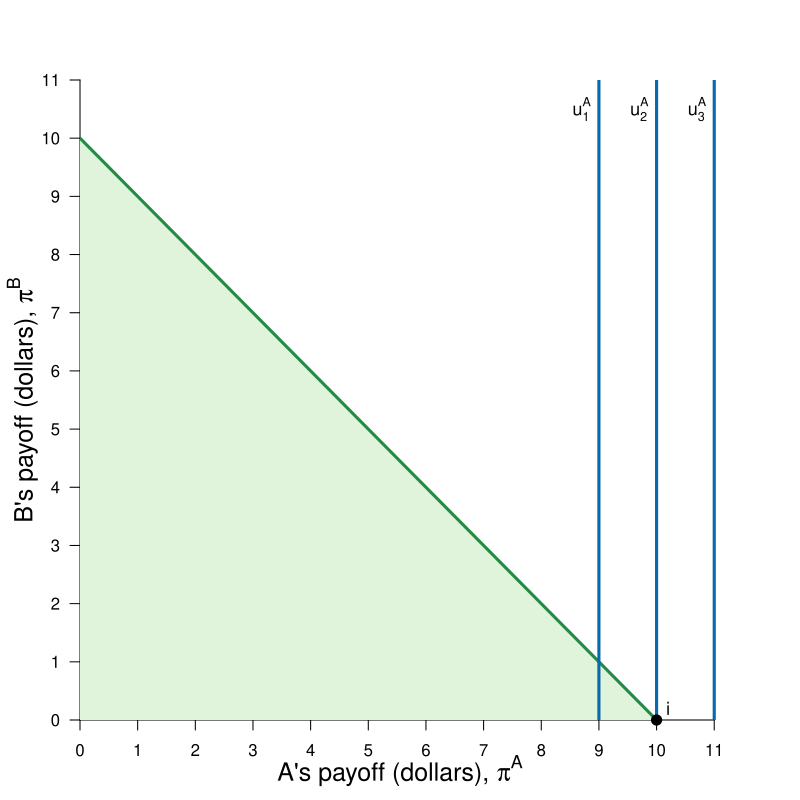

The R source for this figure:
#Graph Designer: Simon Halliday
#Authors: Bowles, Foley and Halliday
#Title: Microeconomics: Competition, Conflict and Coordination

library(shape)
#pdf(file = "feasible_dictator_selfishSTEP1.pdf", width = 8, height = 8)
#pdf(file = "feasible_dictator_selfishSTEP2.pdf", width = 8, height = 8)
#pdf(file = "feasible_dictator_selfishSTEP3.pdf", width = 8, height = 8)
#pdf(file = "feasible_dictator_selfishSTEP4.pdf", width = 8, height = 8)
pdf(file = "constrained_optimization/feasible_dictator_selfish.pdf", width = 8, height = 8)

#Set parameters for graphics
axislabelsize <- 1.5
labelsize <- 1.1
graphlinewidth <- 3
segmentlinewidth <- 2

COL <- c("#7fc97f", "#beaed4", "#fdc086", "#ffff99", "#386cb0", "#f0027f", "#bf5b17", "#666666")
COLA <- c("#e0f3db", "#99d8c9","#66c2a4","#41ae76", "#238b45", "#005824")
COLB <- c("#4eb3d3", "#2b8cbe", "#0868ac","#084081")

#Edited the margins to cater for the larger LHS labels
par(mar =  c(4, 4, 4, 4))

ppf <- function(x, slope = 1, bary = 10) {
  bary - slope * x
}

uFn <- function(x, y, alpha = 1){
  ((x)^alpha)*(y^(1-alpha))
}

indiffA <- function(x, ubar = uFn(10,0) - 1, alpha = 1) {
  (ubar/ ((x)^alpha))^(1/ (1 - alpha))
}

ylims <- c(0, 11)
xlims <- c(0, 11.1)

npts <- 501 
x <- seq(xlims[1], xlims[2], length.out = npts)
y <- seq(ylims[1], ylims[2], length.out = npts) 
#step by step graphs:
#step2:
#a <- uFn(10, 0) - 1
#step 3:
#a <- c(uFn(10, 0) - 1, uFn(10, 0) + 1)
#final:
a <- c(uFn(10, 0) - 1, uFn(10, 0), uFn(10, 0) + 1) #alpha = 0.4

plot(0, 0, xlim = xlims, ylim = ylims, type = "n",
     xlab = expression(paste("")),
     ylab = expression(paste("")), 
     xaxt = "n", 
     yaxt = "n", 
     cex.lab = axislabelsize, 
     bty = "n", 
     xaxs="i", 
     yaxs="i"
)


# ticksy <- seq(from = 0, to = ylims[2], by = 1)
# ylabels <- seq(from = 0, to = ylims[2], by = 1)
ticksx <- seq(from = 0, to = xlims[2], by = 1)
xlabels <- seq(from = 0, to = xlims[2], by = 1)
ticksy <- seq(from = 0, to = ylims[2], by = 1)
ylabels <- seq(from = 0, to = ylims[2], by = 1)
# ticksx <- c(xlims[1], 5.25, 8.944272, xlims[2])
# xlabels <- c(NA, expression(paste(x,"*")), expression(paste(bar(x))), NA)

axis(1, at = ticksx, pos = 0, labels = xlabels)
axis(2, at = ticksy, pos = 0, labels = ylabels, las = 1)

npts <- 500 
xx1 <- seq(xlims[1], xlims[2], length.out = npts)
xx2 <- seq(0, xlims[2], length.out = npts)
xx3 <- seq(xlims[1], 0, length.out = npts)
xx4 <- seq(-11, 0, length.out = npts)

#Draw the polygon for shading the feasible set
xpoly1 <- seq(from = xlims[1], 10, length.out = 500)
ypoly1 <- ppf(xpoly1)
polygon(x = c(0, xpoly1, 0),
        y = c(0, ypoly1, 0),
        col=COLA[1], density=NULL, border = NA)

#Draw the graphs
lines(xx1, ppf(xx1), col = COLA[5], lwd = graphlinewidth)

#Label the feasible frontier
text(16, 3, expression("Feasible Frontier"), cex = labelsize)
Arrows(16, 3.1, 16, 3.9, col = "black", lty = 1, lwd = 2, arr.type = "triangle", arr.lwd = 0.5)

contour(x, y, 
        outer(x, y, uFn),
        drawlabels = FALSE,
        col = COLB[3],
        lwd = graphlinewidth,
        levels = a, 
        xaxs="i", 
        yaxs="i", 
        add = TRUE, 
        xpd = TRUE)

#Axis labels
mtext(expression(paste("A's payoff (dollars), ", pi^A)), side = 1, line = 2.5, cex = axislabelsize)
text(-1, 0.5*ylims[2], expression(paste("B's payoff (dollars), ", pi^B)), xpd = TRUE, cex = axislabelsize, srt = 90) 

#Add mrs = mrt at i
# text(7, 4, expression(paste(mrs == mrt)), cex = labelsize)
# Arrows(7, 3.85, 7, 3.3, col = "black", lty = 1, lwd = 2, arr.type = "triangle", arr.lwd = 0.5)

#Label the indifference curves
text(8.7, 10.5, expression(u[1]^A), cex = labelsize)
text(9.7, 10.5, expression(u[2]^A), cex = labelsize)
text(10.7, 10.5, expression(u[3]^A), cex = labelsize)

#Annotate max u point on feasible frontier
text(10.2, 0.2, expression(paste(i)), cex = labelsize)
# segments(7, 0, 7, ppf(x = 7), lty = 2, col = "gray", lwd = segmentlinewidth)
# segments(0, ppf(x = 7), 7, ppf(x = 7), lty = 2, col = "gray", lwd = segmentlinewidth)
points(10, 0, pch = 16, col = "black", cex = 1.5, xpd = NA)

# text(4.2+0.2, ppf(4.2) + 0.2, expression(paste(a*minute)), cex = labelsize)
# segments(4.2, 0, 4.2, ppf(x = 4.2), lty = 2, col = "gray", lwd = segmentlinewidth)
# segments(0, ppf(x = 4.2), 4.2, ppf(x = 4.2), lty = 2, col = "gray", lwd = segmentlinewidth)
# points(4.2, ppf(x = 4.2), pch = 16, col = "black", cex = 1.5)
# 

# text(9+0.2, ppf(9) + 0.2, expression(paste(b*minute)), cex = labelsize)
# segments(9, 0, 9, ppf(x = 9), lty = 2, col = "gray", lwd = segmentlinewidth)
# segments(0, ppf(x = 9), 9, ppf(x = 9), lty = 2, col = "gray", lwd = segmentlinewidth)
# points(9, ppf(x = 9), pch = 16, col = "black", cex = 1.5)



dev.off()
